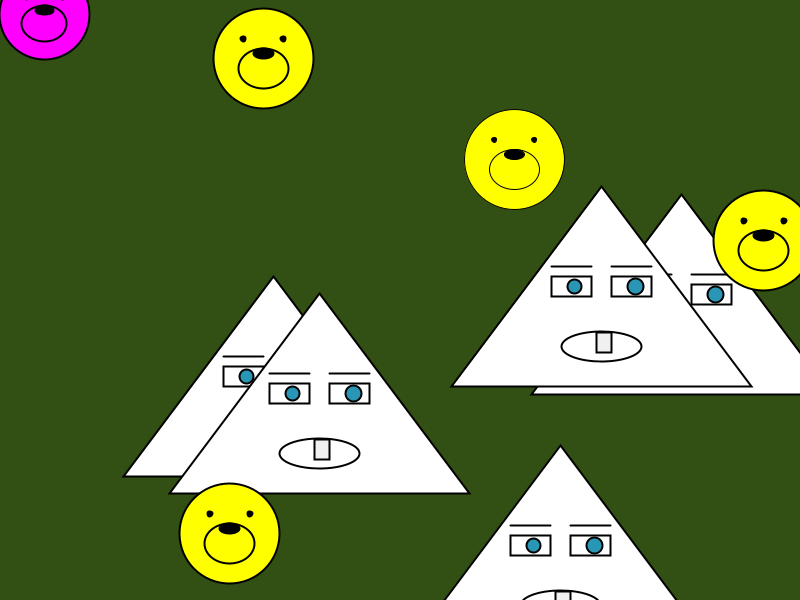
Frame 1 (no input)
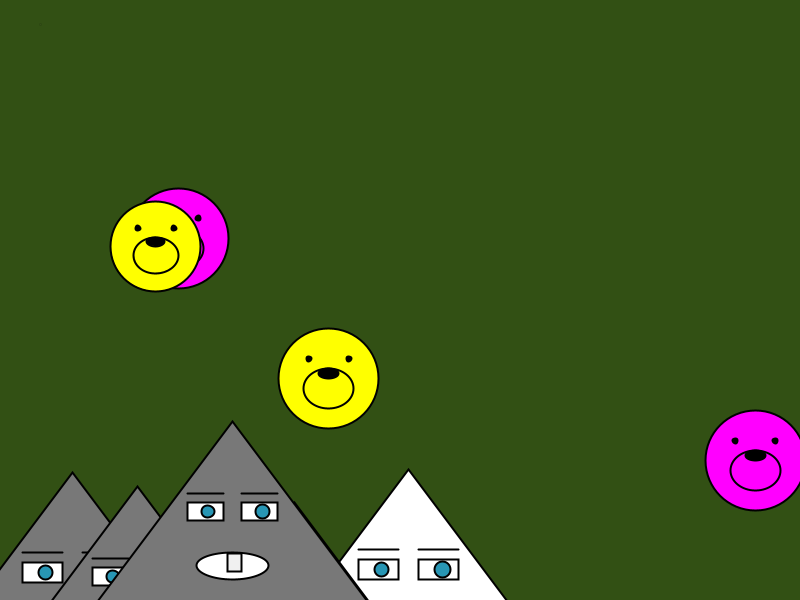
Frame 60 (the mouse pressed at the canvas centre just before this capture)
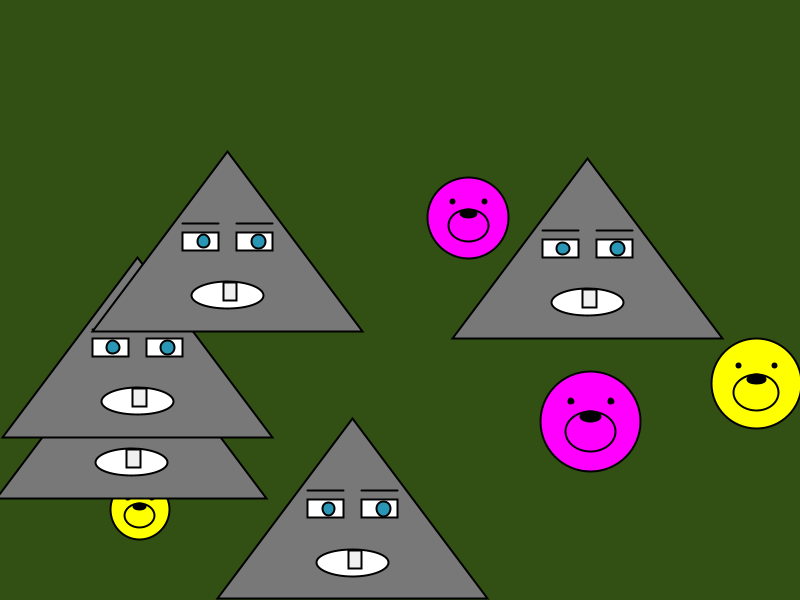
Frame 120 (the mouse held since frame 60 and released just before this capture)

The Processing sketch that drew these frames (run headless with seeded random() and noise(); from frame 60 on, the mouse is pressed at the canvas centre):

// Processing sketch: sprint5
// ── sprint5.pde
int N = 5;
float SPEED_MIN = 2;
float SPEED_MAX = 9;

Pet[] pets;
ArtemDude[] guys;

void setup() {
  size(800, 600);
  pets = new Pet[N];
  guys = new ArtemDude[N];

  for (int i = 0; i < N; i++) {
    float x1 = random(width);
    float y1 = random(height);
    float d1 = 10;
    int c1 = 0;
    float vx1 = random(-6, -3);
    float vy1 = random(3, 6);
    pets[i] = new Pet(x1, y1, d1, vx1, vy1, c1);

    float x2 = random(width);
    float y2 = random(height);
    float d2 = 10;
    int c2 = 0;
    float vx2 = random(-6, -3);
    float vy2 = random(3, 6);
    guys[i] = new ArtemDude(x2, y2, d2, vx2, vy2, c2);
  }
}

void draw() {
  background(50,80,20);
  for (int i = 0; i < N; i++) {
    pets[i].move();
    guys[i].move();
  }
  for (int i = 0; i < N; i++) {
    pets[i].show();
    guys[i].show();
  }
}

// ── artem.pde
class ArtemDude {
  float x, y, d, vx, vy;
  int cFlag;

  ArtemDude(float sx, float sy, float sd, float svx, float svy, int sc) {
    x = sx; y = sy; d = sd; vx = svx; vy = svy; cFlag = sc;
  }

  void move() {
    if (x > width - 50 || x < 50) {
      vx = -vx;
      cFlag = int(random(2));
      vx *= random(0.8, 1.3);
      if (abs(vx) < SPEED_MIN) vx = SPEED_MIN * sign(vx);
      if (abs(vx) > SPEED_MAX) vx = SPEED_MAX * sign(vx);
    }
    if (y > height - 50 || y < 50) {
      vy = -vy;
      d *= 0.9;
      cFlag = int(random(2));
      vy *= random(0.8, 1.3);
      if (abs(vy) < SPEED_MIN) vy = SPEED_MIN * sign(vy);
      if (abs(vy) > SPEED_MAX) vy = SPEED_MAX * sign(vy);
    }
    x += vx;
    y += vy;
  }

  void show() {
    if (cFlag == 0) fill(255);
    else fill(120);
    strokeWeight(2);
    triangle(x-15*d,y+20*d,x+15*d,y+20*d,x,y);
    fill(255);
    rect(x-5*d,y+9*d,4*d,2*d);
    rect(x+1*d,y+9*d,4*d,2*d);
    stroke(0);
    line(x+1*d,y+8*d,x+5*d,y+8*d);
    line(x-5*d,y+8*d,x-1*d,y+8*d);
    fill(40,150,180);
    circle(x-2.7*d,y+10*d,1.4*d);
    circle(x+3.4*d,y+10*d,1.6*d);
    fill(255);
    ellipse(x,y+16*d,8*d,3*d);
    fill(240);
    rect(x-0.5*d,y+14.6*d,1.5*d,2*d);
  }

  float sign(float v) {
    return v < 0 ? -1 : 1;
  }
}

// ── pet.pde
class Pet {
  float x, y, d, vx, vy;
  int cFlag;

  Pet(float sx, float sy, float sd, float svx, float svy, int sc) {
    x = sx; y = sy; d = sd; vx = svx; vy = svy; cFlag = sc;
  }

  void move() {
    if (x > width - 50 || x < 50) {
      vx = -vx;
      cFlag = int(random(2));
      vx *= random(0.8, 1.3);
      if (abs(vx) < SPEED_MIN) vx = SPEED_MIN * sign(vx);
      if (abs(vx) > SPEED_MAX) vx = SPEED_MAX * sign(vx);
    }
    if (y > height - 50 || y < 50) {
      vy = -vy;
      d *= 0.9;
      cFlag = int(random(2));
      vy *= random(0.8, 1.3);
      if (abs(vy) < SPEED_MIN) vy = SPEED_MIN * sign(vy);
      if (abs(vy) > SPEED_MAX) vy = SPEED_MAX * sign(vy);
    }
    x += vx;
    y += vy;
  }

  void show() {
    if (cFlag == 0) fill(255,255,0);
    else fill(255,0,255);
    circle(x,y,d*10);
    ellipse(x,y+d,d*5,d*4);
    fill(0);
    ellipse(x,y-0.5*d,d*2,d);
    circle(x+d*2,y-d*2,0.5*d);
    circle(x-d*2,y-d*2,0.5*d);
  }

  float sign(float v) {
    return v < 0 ? -1 : 1;
  }
}
